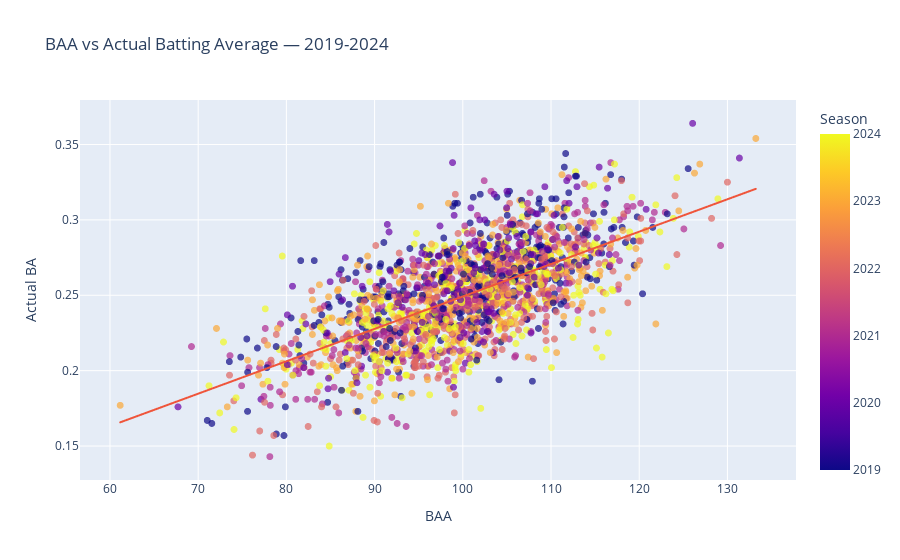

Notebook code cell kept with this figure:
### Markdown cell above
## Step 2: Multi-Year Interactive BAA vs Actual BA (Colored by Season)

This plot shows how BAA relates to batting average across multiple years to see whether that relationship is consistent over time.

In this plot:

- We include hitters from **2019–2024**.  
- Each point is a player-season.  
- **Color encodes the season**.  

We also include a **linear trendline** so we can visually assess how tightly BAA predicts batting average.

### Code cell
# STEP 2 — Multi-year interactive plot, colored by season

import plotly.express as px

# Choose seasons to include
years_of_interest = [2019, 2020, 2021, 2022, 2023, 2024]

df_multi = df[df["season"].isin(years_of_interest)].copy()
df_multi = df_multi.dropna(subset=["BAA", "raw_ba"])

fig = px.scatter(
    df_multi,
    x="BAA",
    y="raw_ba",
    color="season",
    trendline="ols",
    hover_name="name",
    hover_data={
        "season": True,
        "pa": True,
        "BAA": ":.1f",
        "raw_ba": ":.3f",
    },
    title="BAA vs Actual Batting Average — 2019-2024",
    labels={
        "BAA": "BAA",
        "raw_ba": "Actual BA",
        "season": "Season",
    }
)

fig.update_traces(marker=dict(size=7, opacity=0.7))
fig.show()

### Figure 1 — Plotly figure (JSON) as saved in the notebook; plotly's stock layout.template omitted (floating-point values rounded to 4 significant figures; data arrays with more than 128 entries replaced by an {"elided": "..."} marker saying what was removed)
{"data": [{"customdata": {"elided": "1930x2 int values"}, "hovertemplate": "<b>%{hovertext}</b><br><br>BAA=%{x:.1f}<br>Actual BA=%{y:.3f}<br>Season=%{marker.color}<br>pa=%{customdata[1]}<extra></extra>", "hovertext": {"elided": "1930 str values"}, "legendgroup": "", "marker": {"color": {"elided": "1930 int values"}, "coloraxis": "coloraxis", "opacity": 0.7, "size": 7, "symbol": "circle"}, "mode": "markers", "name": "", "showlegend": false, "type": "scattergl", "x": {"elided": "1930 float values"}, "xaxis": "x", "y": {"elided": "1930 float values"}, "yaxis": "y"}, {"hovertemplate": "<b>OLS trendline</b><br>raw_ba = 0.00214874 * BAA + 0.0343339<br>R<sup>2</sup>=0.437891<br><br>BAA=%{x:.1f}<br>Actual BA=%{y:.3f} <b>(trend)</b><extra></extra>", "legendgroup": "", "marker": {"opacity": 0.7, "size": 7, "symbol": "circle"}, "mode": "lines", "name": "", "showlegend": false, "type": "scattergl", "x": {"elided": "1930 float values"}, "xaxis": "x", "y": {"elided": "1930 float values"}, "yaxis": "y"}], "layout": {"coloraxis": {"colorbar": {"title": {"text": "Season"}}, "colorscale": [[0, "#0d0887"], [0.1111, "#46039f"], [0.2222, "#7201a8"], [0.3333, "#9c179e"], [0.4444, "#bd3786"], [0.5556, "#d8576b"], [0.6667, "#ed7953"], [0.7778, "#fb9f3a"], [0.8889, "#fdca26"], [1, "#f0f921"]]}, "legend": {"tracegroupgap": 0}, "title": {"text": "BAA vs Actual Batting Average — 2019-2024"}, "xaxis": {"anchor": "y", "domain": [0, 1], "title": {"text": "BAA"}}, "yaxis": {"anchor": "x", "domain": [0, 1], "title": {"text": "Actual BA"}}}}
